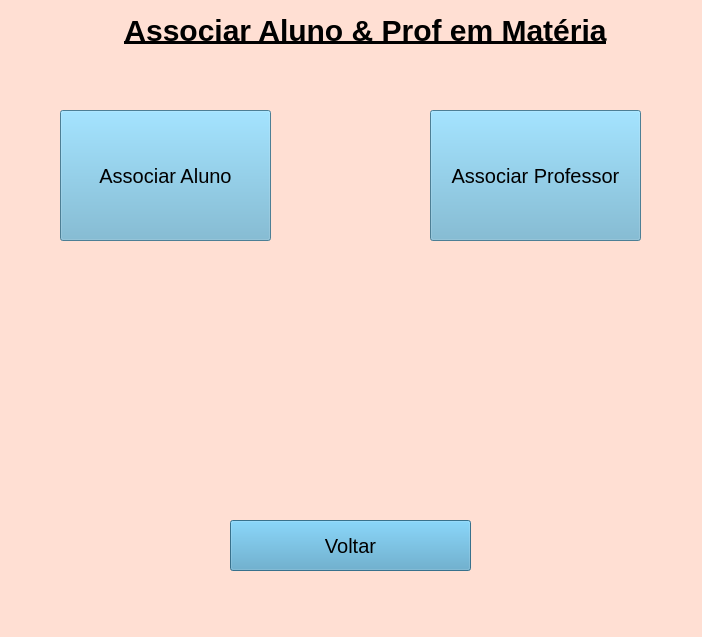
<?xml version="1.0" encoding="UTF-8"?>
<ui version="4.0">
 <class>MainWindow</class>
 <widget class="QMainWindow" name="MainWindow">
  <property name="geometry">
   <rect>
    <x>0</x>
    <y>0</y>
    <width>702</width>
    <height>637</height>
   </rect>
  </property>
  <property name="palette">
   <palette>
    <active>
     <colorrole role="WindowText">
      <brush brushstyle="SolidPattern">
       <color alpha="255">
        <red>0</red>
        <green>0</green>
        <blue>0</blue>
       </color>
      </brush>
     </colorrole>
     <colorrole role="Button">
      <brush brushstyle="SolidPattern">
       <color alpha="255">
        <red>30</red>
        <green>195</green>
        <blue>255</blue>
       </color>
      </brush>
     </colorrole>
     <colorrole role="Light">
      <brush brushstyle="SolidPattern">
       <color alpha="255">
        <red>255</red>
        <green>255</green>
        <blue>255</blue>
       </color>
      </brush>
     </colorrole>
     <colorrole role="Midlight">
      <brush brushstyle="SolidPattern">
       <color alpha="255">
        <red>255</red>
        <green>239</green>
        <blue>233</blue>
       </color>
      </brush>
     </colorrole>
     <colorrole role="Dark">
      <brush brushstyle="SolidPattern">
       <color alpha="255">
        <red>127</red>
        <green>111</green>
        <blue>105</blue>
       </color>
      </brush>
     </colorrole>
     <colorrole role="Mid">
      <brush brushstyle="SolidPattern">
       <color alpha="255">
        <red>170</red>
        <green>149</green>
        <blue>141</blue>
       </color>
      </brush>
     </colorrole>
     <colorrole role="Text">
      <brush brushstyle="SolidPattern">
       <color alpha="255">
        <red>0</red>
        <green>0</green>
        <blue>0</blue>
       </color>
      </brush>
     </colorrole>
     <colorrole role="BrightText">
      <brush brushstyle="SolidPattern">
       <color alpha="255">
        <red>255</red>
        <green>255</green>
        <blue>255</blue>
       </color>
      </brush>
     </colorrole>
     <colorrole role="ButtonText">
      <brush brushstyle="SolidPattern">
       <color alpha="255">
        <red>0</red>
        <green>0</green>
        <blue>0</blue>
       </color>
      </brush>
     </colorrole>
     <colorrole role="Base">
      <brush brushstyle="SolidPattern">
       <color alpha="255">
        <red>255</red>
        <green>255</green>
        <blue>255</blue>
       </color>
      </brush>
     </colorrole>
     <colorrole role="Window">
      <brush brushstyle="SolidPattern">
       <color alpha="255">
        <red>255</red>
        <green>223</green>
        <blue>211</blue>
       </color>
      </brush>
     </colorrole>
     <colorrole role="Shadow">
      <brush brushstyle="SolidPattern">
       <color alpha="255">
        <red>0</red>
        <green>0</green>
        <blue>0</blue>
       </color>
      </brush>
     </colorrole>
     <colorrole role="AlternateBase">
      <brush brushstyle="SolidPattern">
       <color alpha="255">
        <red>255</red>
        <green>239</green>
        <blue>233</blue>
       </color>
      </brush>
     </colorrole>
     <colorrole role="ToolTipBase">
      <brush brushstyle="SolidPattern">
       <color alpha="255">
        <red>255</red>
        <green>255</green>
        <blue>220</blue>
       </color>
      </brush>
     </colorrole>
     <colorrole role="ToolTipText">
      <brush brushstyle="SolidPattern">
       <color alpha="255">
        <red>0</red>
        <green>0</green>
        <blue>0</blue>
       </color>
      </brush>
     </colorrole>
     <colorrole role="PlaceholderText">
      <brush brushstyle="SolidPattern">
       <color alpha="128">
        <red>0</red>
        <green>0</green>
        <blue>0</blue>
       </color>
      </brush>
     </colorrole>
    </active>
    <inactive>
     <colorrole role="WindowText">
      <brush brushstyle="SolidPattern">
       <color alpha="255">
        <red>0</red>
        <green>0</green>
        <blue>0</blue>
       </color>
      </brush>
     </colorrole>
     <colorrole role="Button">
      <brush brushstyle="SolidPattern">
       <color alpha="255">
        <red>30</red>
        <green>195</green>
        <blue>255</blue>
       </color>
      </brush>
     </colorrole>
     <colorrole role="Light">
      <brush brushstyle="SolidPattern">
       <color alpha="255">
        <red>255</red>
        <green>255</green>
        <blue>255</blue>
       </color>
      </brush>
     </colorrole>
     <colorrole role="Midlight">
      <brush brushstyle="SolidPattern">
       <color alpha="255">
        <red>255</red>
        <green>239</green>
        <blue>233</blue>
       </color>
      </brush>
     </colorrole>
     <colorrole role="Dark">
      <brush brushstyle="SolidPattern">
       <color alpha="255">
        <red>127</red>
        <green>111</green>
        <blue>105</blue>
       </color>
      </brush>
     </colorrole>
     <colorrole role="Mid">
      <brush brushstyle="SolidPattern">
       <color alpha="255">
        <red>170</red>
        <green>149</green>
        <blue>141</blue>
       </color>
      </brush>
     </colorrole>
     <colorrole role="Text">
      <brush brushstyle="SolidPattern">
       <color alpha="255">
        <red>0</red>
        <green>0</green>
        <blue>0</blue>
       </color>
      </brush>
     </colorrole>
     <colorrole role="BrightText">
      <brush brushstyle="SolidPattern">
       <color alpha="255">
        <red>255</red>
        <green>255</green>
        <blue>255</blue>
       </color>
      </brush>
     </colorrole>
     <colorrole role="ButtonText">
      <brush brushstyle="SolidPattern">
       <color alpha="255">
        <red>0</red>
        <green>0</green>
        <blue>0</blue>
       </color>
      </brush>
     </colorrole>
     <colorrole role="Base">
      <brush brushstyle="SolidPattern">
       <color alpha="255">
        <red>255</red>
        <green>255</green>
        <blue>255</blue>
       </color>
      </brush>
     </colorrole>
     <colorrole role="Window">
      <brush brushstyle="SolidPattern">
       <color alpha="255">
        <red>255</red>
        <green>223</green>
        <blue>211</blue>
       </color>
      </brush>
     </colorrole>
     <colorrole role="Shadow">
      <brush brushstyle="SolidPattern">
       <color alpha="255">
        <red>0</red>
        <green>0</green>
        <blue>0</blue>
       </color>
      </brush>
     </colorrole>
     <colorrole role="AlternateBase">
      <brush brushstyle="SolidPattern">
       <color alpha="255">
        <red>255</red>
        <green>239</green>
        <blue>233</blue>
       </color>
      </brush>
     </colorrole>
     <colorrole role="ToolTipBase">
      <brush brushstyle="SolidPattern">
       <color alpha="255">
        <red>255</red>
        <green>255</green>
        <blue>220</blue>
       </color>
      </brush>
     </colorrole>
     <colorrole role="ToolTipText">
      <brush brushstyle="SolidPattern">
       <color alpha="255">
        <red>0</red>
        <green>0</green>
        <blue>0</blue>
       </color>
      </brush>
     </colorrole>
     <colorrole role="PlaceholderText">
      <brush brushstyle="SolidPattern">
       <color alpha="128">
        <red>0</red>
        <green>0</green>
        <blue>0</blue>
       </color>
      </brush>
     </colorrole>
    </inactive>
    <disabled>
     <colorrole role="WindowText">
      <brush brushstyle="SolidPattern">
       <color alpha="255">
        <red>127</red>
        <green>111</green>
        <blue>105</blue>
       </color>
      </brush>
     </colorrole>
     <colorrole role="Button">
      <brush brushstyle="SolidPattern">
       <color alpha="255">
        <red>30</red>
        <green>195</green>
        <blue>255</blue>
       </color>
      </brush>
     </colorrole>
     <colorrole role="Light">
      <brush brushstyle="SolidPattern">
       <color alpha="255">
        <red>255</red>
        <green>255</green>
        <blue>255</blue>
       </color>
      </brush>
     </colorrole>
     <colorrole role="Midlight">
      <brush brushstyle="SolidPattern">
       <color alpha="255">
        <red>255</red>
        <green>239</green>
        <blue>233</blue>
       </color>
      </brush>
     </colorrole>
     <colorrole role="Dark">
      <brush brushstyle="SolidPattern">
       <color alpha="255">
        <red>127</red>
        <green>111</green>
        <blue>105</blue>
       </color>
      </brush>
     </colorrole>
     <colorrole role="Mid">
      <brush brushstyle="SolidPattern">
       <color alpha="255">
        <red>170</red>
        <green>149</green>
        <blue>141</blue>
       </color>
      </brush>
     </colorrole>
     <colorrole role="Text">
      <brush brushstyle="SolidPattern">
       <color alpha="255">
        <red>127</red>
        <green>111</green>
        <blue>105</blue>
       </color>
      </brush>
     </colorrole>
     <colorrole role="BrightText">
      <brush brushstyle="SolidPattern">
       <color alpha="255">
        <red>255</red>
        <green>255</green>
        <blue>255</blue>
       </color>
      </brush>
     </colorrole>
     <colorrole role="ButtonText">
      <brush brushstyle="SolidPattern">
       <color alpha="255">
        <red>127</red>
        <green>111</green>
        <blue>105</blue>
       </color>
      </brush>
     </colorrole>
     <colorrole role="Base">
      <brush brushstyle="SolidPattern">
       <color alpha="255">
        <red>255</red>
        <green>223</green>
        <blue>211</blue>
       </color>
      </brush>
     </colorrole>
     <colorrole role="Window">
      <brush brushstyle="SolidPattern">
       <color alpha="255">
        <red>255</red>
        <green>223</green>
        <blue>211</blue>
       </color>
      </brush>
     </colorrole>
     <colorrole role="Shadow">
      <brush brushstyle="SolidPattern">
       <color alpha="255">
        <red>0</red>
        <green>0</green>
        <blue>0</blue>
       </color>
      </brush>
     </colorrole>
     <colorrole role="AlternateBase">
      <brush brushstyle="SolidPattern">
       <color alpha="255">
        <red>255</red>
        <green>223</green>
        <blue>211</blue>
       </color>
      </brush>
     </colorrole>
     <colorrole role="ToolTipBase">
      <brush brushstyle="SolidPattern">
       <color alpha="255">
        <red>255</red>
        <green>255</green>
        <blue>220</blue>
       </color>
      </brush>
     </colorrole>
     <colorrole role="ToolTipText">
      <brush brushstyle="SolidPattern">
       <color alpha="255">
        <red>0</red>
        <green>0</green>
        <blue>0</blue>
       </color>
      </brush>
     </colorrole>
     <colorrole role="PlaceholderText">
      <brush brushstyle="SolidPattern">
       <color alpha="128">
        <red>0</red>
        <green>0</green>
        <blue>0</blue>
       </color>
      </brush>
     </colorrole>
    </disabled>
   </palette>
  </property>
  <property name="windowTitle">
   <string>MainWindow</string>
  </property>
  <widget class="QWidget" name="centralwidget">
   <widget class="QLabel" name="label">
    <property name="geometry">
     <rect>
      <x>90</x>
      <y>10</y>
      <width>551</width>
      <height>41</height>
     </rect>
    </property>
    <property name="font">
     <font>
      <pointsize>-1</pointsize>
      <weight>75</weight>
      <bold>true</bold>
      <underline>true</underline>
     </font>
    </property>
    <property name="styleSheet">
     <string notr="true">font-size:30px;</string>
    </property>
    <property name="text">
     <string>Associar Aluno &amp; Prof em Matéria</string>
    </property>
    <property name="alignment">
     <set>Qt::AlignCenter</set>
    </property>
   </widget>
   <widget class="QPushButton" name="pushButton">
    <property name="geometry">
     <rect>
      <x>60</x>
      <y>110</y>
      <width>211</width>
      <height>131</height>
     </rect>
    </property>
    <property name="styleSheet">
     <string notr="true">font-size:20px;
box-shadow: none;
background-color:#6CB2D1</string>
    </property>
    <property name="text">
     <string>Associar Aluno</string>
    </property>
   </widget>
   <widget class="QPushButton" name="pushButton_2">
    <property name="geometry">
     <rect>
      <x>430</x>
      <y>110</y>
      <width>211</width>
      <height>131</height>
     </rect>
    </property>
    <property name="styleSheet">
     <string notr="true">font-size:20px;
box-shadow: none;
background-color:#6CB2D1</string>
    </property>
    <property name="text">
     <string>Associar Professor</string>
    </property>
   </widget>
   <widget class="QPushButton" name="pushButton_5">
    <property name="geometry">
     <rect>
      <x>230</x>
      <y>520</y>
      <width>241</width>
      <height>51</height>
     </rect>
    </property>
    <property name="styleSheet">
     <string notr="true">font-size:20px;
background-color:#4F9EC4</string>
    </property>
    <property name="text">
     <string>Voltar</string>
    </property>
   </widget>
  </widget>
  <widget class="QMenuBar" name="menubar">
   <property name="geometry">
    <rect>
     <x>0</x>
     <y>0</y>
     <width>702</width>
     <height>26</height>
    </rect>
   </property>
  </widget>
 </widget>
 <resources/>
 <connections/>
</ui>
